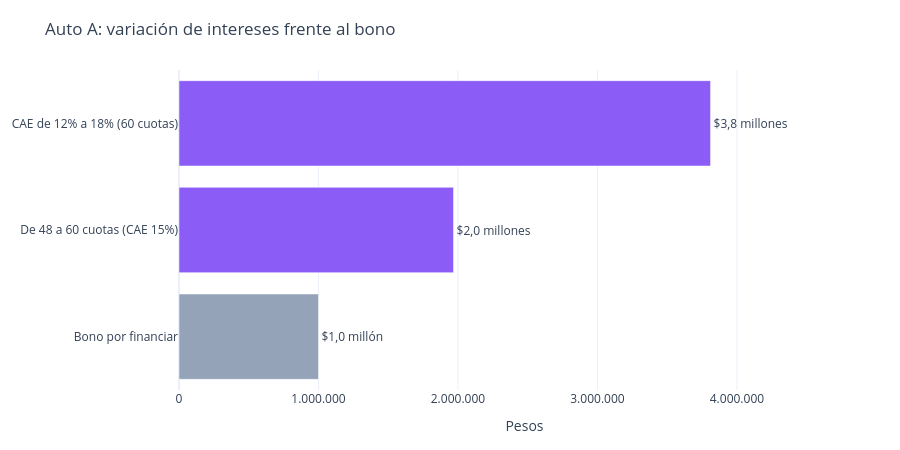

The code cell stored with this chart in its notebook:
### Code cell
fig = go.Figure(go.Bar(
    x=[efecto_cae, efecto_plazo, a.bono],
    y=["CAE de 12% a 18% (60 cuotas)", "De 48 a 60 cuotas (CAE 15%)", "Bono por financiar"],
    orientation="h",
    marker_color=[VIOLETA, VIOLETA, GRIS],
    text=[millones(v) for v in (efecto_cae, efecto_plazo, a.bono)],
    textposition="outside",
    hovertemplate="%{y}: %{text}<extra></extra>",
))
fig.update_yaxes(autorange="reversed")
fig.update_xaxes(range=[0, efecto_cae * 1.3], tickformat=",.0f")
estilo(fig, "Auto A: variación de intereses frente al bono", "Pesos", None).update_layout(hovermode="closest")

### Figure 1 — Plotly figure (JSON) as saved in the notebook; plotly's stock layout.template omitted (floating-point values rounded to 4 significant figures)
{"data": [{"hovertemplate": "%{y}: %{text}<extra></extra>", "marker": {"color": ["#8B5CF6", "#8B5CF6", "#94a3b8"]}, "orientation": "h", "text": ["$3,8 millones", "$2,0 millones", "$1,0 millón"], "textposition": "outside", "type": "bar", "x": [3811000.0, 1968000.0, 1000000], "y": ["CAE de 12% a 18% (60 cuotas)", "De 48 a 60 cuotas (CAE 15%)", "Bono por financiar"]}], "layout": {"font": {"color": "#334155"}, "height": 450, "hovermode": "closest", "margin": {"b": 60, "l": 80, "r": 30, "t": 70}, "separators": ",.", "title": {"text": "Auto A: variación de intereses frente al bono"}, "width": 900, "xaxis": {"range": [0, 4954000.0], "tickformat": ",.0f", "title": {"text": "Pesos"}}, "yaxis": {"autorange": "reversed", "title": {}}}}
